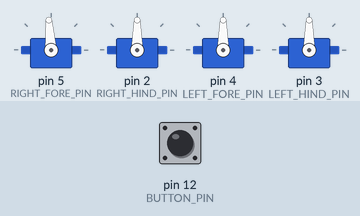
A sketch run on a simulated Arduino Uno, built with avr-gcc and run on an emulated ATmega328P. On the bench: 4 × servo. The test bench sets the inputs (shaded band); at power-on: pin 12 (BUTTON_PIN) HIGH.

Above: at 0.1 s.
At 0.25 s:
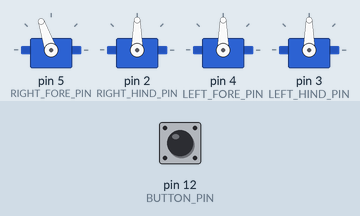
At 0.4 s:
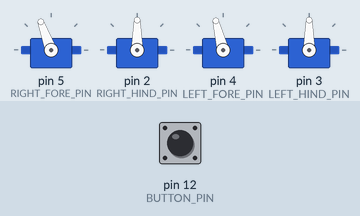
At 0.7 s:
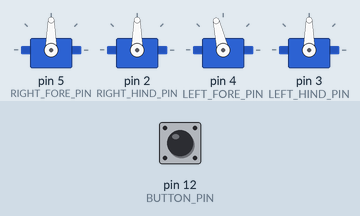
Timing chart, 0 to 3.1 s (numbered marks = the images above):
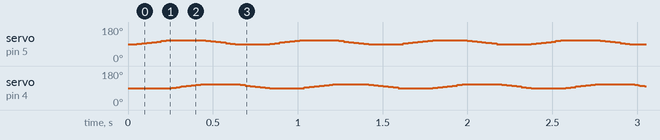

The sketch:

LeftTurn_Motion.ino
```cpp
#include <Servo.h>

// Pin definitions (user-specified)
#define RIGHT_FORE_PIN   5
#define RIGHT_HIND_PIN   2
#define LEFT_FORE_PIN    4
#define LEFT_HIND_PIN    3
#define BUTTON_PIN       12

// Servo objects
Servo right_fore;
Servo right_hind;
Servo left_fore;
Servo left_hind;

// Angle variables (degrees)
int right_fore_angle = 90;
int right_hind_angle = 90;
int left_fore_angle  = 90;
int left_hind_angle  = 90;

void setup() {
  // Attach servos
  right_fore.attach(RIGHT_FORE_PIN);
  right_hind.attach(RIGHT_HIND_PIN);
  left_fore.attach(LEFT_FORE_PIN);
  left_hind.attach(LEFT_HIND_PIN);

  // Home all servos to 90°
  home_position();

  // Wait for button press (HIGH = pressed)
  pinMode(BUTTON_PIN, INPUT);
  while (digitalRead(BUTTON_PIN) == LOW) {
    // wait
  }
  delay(50);   // simple debounce
}

void loop() {
  // right_fore +20°
  for (int i = 0; i < 20; i++) {
    right_fore_angle++;
    update_servos();
    delayMicroseconds(8200);
  }

  // left_fore +20°
  for (int i = 0; i < 20; i++) {
    left_fore_angle++;
    update_servos();
    delayMicroseconds(8200);
  }

  // right_fore -20° (back)
  for (int i = 0; i < 20; i++) {
    right_fore_angle--;
    update_servos();
    delayMicroseconds(8200);
  }

  // left_fore -20° (back)
  for (int i = 0; i < 20; i++) {
    left_fore_angle--;
    update_servos();
    delayMicroseconds(8200);
  }
}

// Write all four servo angles and delay (replaces original convert())
void update_servos() {
  right_fore.write(right_fore_angle);
  right_hind.write(right_hind_angle);
  left_fore.write(left_fore_angle);
  left_hind.write(left_hind_angle);
  delayMicroseconds(1200);   // matches _delay_us(1200) in original
}

// Set all servos to centre position
void home_position() {
  right_fore_angle = 90;
  right_hind_angle = 90;
  left_fore_angle  = 90;
  left_hind_angle  = 90;
  update_servos();
}
```
